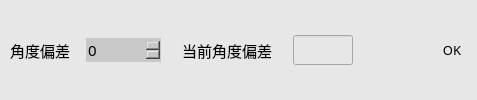
             <widget class="QWidget" name="widget_8" native="true">
              <property name="styleSheet">
               <string notr="true">background-color: rgb(231, 231, 231);</string>
              </property>
              <layout class="QHBoxLayout" name="horizontalLayout_8">
               <property name="leftMargin">
                <number>0</number>
               </property>
               <property name="topMargin">
                <number>0</number>
               </property>
               <property name="rightMargin">
                <number>0</number>
               </property>
               <property name="bottomMargin">
                <number>0</number>
               </property>
               <item>
                <widget class="QLabel" name="label_9">
                 <property name="minimumSize">
                  <size>
                   <width>80</width>
                   <height>0</height>
                  </size>
                 </property>
                 <property name="maximumSize">
                  <size>
                   <width>80</width>
                   <height>16777215</height>
                  </size>
                 </property>
                 <property name="font">
                  <font>
                   <family>微软雅黑</family>
                   <pointsize>11</pointsize>
                   <weight>50</weight>
                   <italic>false</italic>
                   <bold>false</bold>
                  </font>
                 </property>
                 <property name="styleSheet">
                  <string notr="true">font: 11pt &quot;微软雅黑&quot;;</string>
                 </property>
                 <property name="text">
                  <string>角度偏差</string>
                 </property>
                 <property name="alignment">
                  <set>Qt::AlignCenter</set>
                 </property>
                </widget>
               </item>
               <item>
                <widget class="KSpinBoxKb" name="spinBoxAngleShift">
                 <property name="minimumSize">
                  <size>
                   <width>75</width>
                   <height>0</height>
                  </size>
                 </property>
                 <property name="maximumSize">
                  <size>
                   <width>60</width>
                   <height>16777215</height>
                  </size>
                 </property>
                 <property name="font">
                  <font>
                   <family>微软雅黑</family>
                   <pointsize>11</pointsize>
                   <weight>50</weight>
                   <italic>false</italic>
                   <bold>false</bold>
                  </font>
                 </property>
                 <property name="styleSheet">
                  <string notr="true">
QSpinBox
{
font: 11pt &quot;微软雅黑&quot;;
	border-width:1;border-style:none;
	border-color:rgb(255, 255, 255);
	background-color: rgb(200, 200, 200);
	color::rgb(255,255, 0);

}
QSpinBox::down-button
{   
	
	background-color: rgb(200, 200, 200);
	subcontrol-origin:border;
    subcontrol-position:left;
    image: url(:/左normal.png);
    width: 20px;
    height: 30px; ;
}
QSpinBox::up-button
{
board:none;
	background-color: rgb(200, 200, 200);
	subcontrol-origin:border;
    subcontrol-position:right;
    image: url(:/右normal.png);
    width: 20px;
    height: 30px;       
}

QSpinBox::up-button:pressed
{
board:none;
background-color: rgb(103, 103, 103);
	subcontrol-origin:border;
    subcontrol-position:right;
    image: url(:/右press.png);
    width: 20px;
    height: 30px;      
}
QSpinBox::down-button:pressed
{
board:none;
background-color: rgb(103, 103, 103);
	subcontrol-origin:border;
    subcontrol-position:left;
    image: url(:/左press.png);
    width: 20px;
    height: 30px; 
}
</string>
                 </property>
                 <property name="maximum">
                  <number>90</number>
                 </property>
                </widget>
               </item>
               <item>
                <widget class="QLabel" name="label_10">
                 <property name="minimumSize">
                  <size>
                   <width>120</width>
                   <height>0</height>
                  </size>
                 </property>
                 <property name="font">
                  <font>
                   <family>微软雅黑</family>
                   <pointsize>11</pointsize>
                   <weight>50</weight>
                   <italic>false</italic>
                   <bold>false</bold>
                  </font>
                 </property>
                 <property name="styleSheet">
                  <string notr="true">font: 11pt &quot;微软雅黑&quot;;</string>
                 </property>
                 <property name="text">
                  <string>当前角度偏差</string>
                 </property>
                 <property name="alignment">
                  <set>Qt::AlignCenter</set>
                 </property>
                </widget>
               </item>
               <item>
                <widget class="QLineEdit" name="lineEditCurAngle">
                 <property name="minimumSize">
                  <size>
                   <width>60</width>
                   <height>0</height>
                  </size>
                 </property>
                 <property name="maximumSize">
                  <size>
                   <width>60</width>
                   <height>16777215</height>
                  </size>
                 </property>
                 <property name="font">
                  <font>
                   <family>微软雅黑</family>
                   <pointsize>11</pointsize>
                   <weight>50</weight>
                   <italic>false</italic>
                   <bold>false</bold>
                  </font>
                 </property>
                 <property name="styleSheet">
                  <string notr="true">font: 11pt &quot;微软雅黑&quot;;</string>
                 </property>
                </widget>
               </item>
               <item>
                <spacer name="horizontalSpacer_4">
                 <property name="orientation">
                  <enum>Qt::Horizontal</enum>
                 </property>
                 <property name="sizeHint" stdset="0">
                  <size>
                   <width>68</width>
                   <height>20</height>
                  </size>
                 </property>
                </spacer>
               </item>
               <item>
                <widget class="QLabel" name="labelResult">
                 <property name="minimumSize">
                  <size>
                   <width>50</width>
                   <height>30</height>
                  </size>
                 </property>
                 <property name="maximumSize">
                  <size>
                   <width>50</width>
                   <height>30</height>
                  </size>
                 </property>
                 <property name="font">
                  <font>
                   <family>微软雅黑</family>
                   <pointsize>10</pointsize>
                  </font>
                 </property>
                 <property name="text">
                  <string>OK</string>
                 </property>
                 <property name="alignment">
                  <set>Qt::AlignCenter</set>
                 </property>
                </widget>
               </item>
              </layout>
             </widget>
